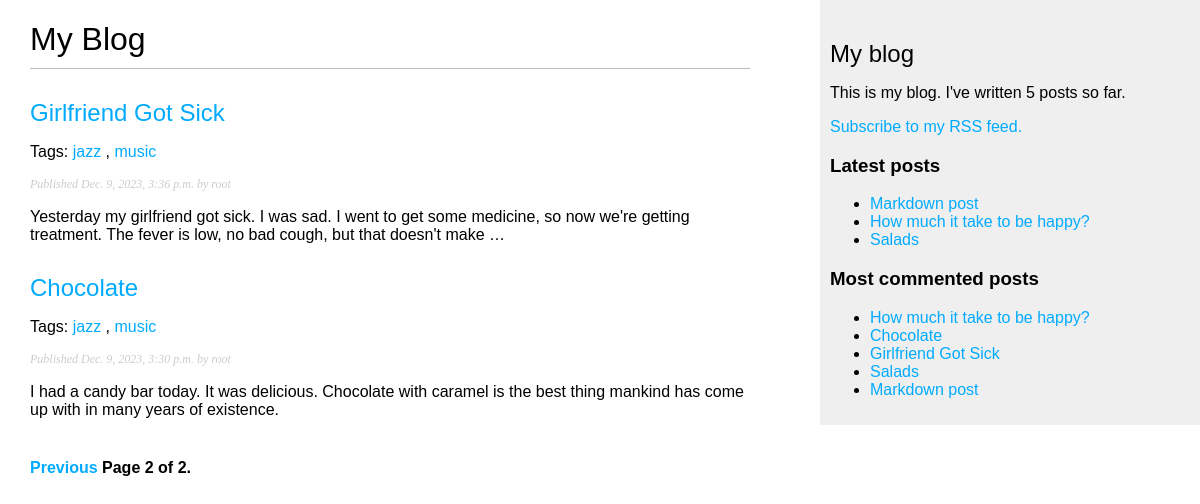
The page /blog_app/?page=2 on the database its author committed.
### blog_app/models.py (models this page shows, shortened)
class Post(models.Model):
    class Status(models.TextChoices):
        DRAFT = ('DF', 'Draft')
        PUBLISHED = ('PB', 'Published')
    title = models.CharField(max_length=250)
    slug = models.SlugField(max_length=250, unique_for_date='publish')  # Слаг является уникальным для конкретной даты.
    author = models.ForeignKey(User, on_delete=models.CASCADE, related_name='blog_posts')
    body = models.TextField()
    publish = models.DateTimeField(default=timezone.now)
    created = models.DateTimeField(auto_now_add=True)
    updated = models.DateTimeField(auto_now=True)
    status = models.CharField(max_length=2, choices=Status.choices, default=Status.DRAFT)
    tags = TaggableManager()
    objects = models.Manager()
    published = PublishedManager()
    class Meta:
        ordering = ('-publish', )
        indexes = (
            models.Index(fields=['-publish']),
        )
    def get_absolute_url(self):
        return reverse('blog_app:post_detail',
                       args=[self.publish.year,
                             self.publish.month,
                             self.publish.day,
                             self.slug])

### blog_app/views.py (the view)
# urls.py: path('', views.post_list, name='post_list'),
def post_list(request, tag_slug=None):
    post_list = Post.published.all()
    tag = None
    if tag_slug:
        tag = get_object_or_404(Tag, slug=tag_slug)
        post_list = post_list.filter(tags__in=[tag])
    paginator = Paginator(post_list, 3)
    page_number = request.GET.get('page', 1)
    try:
        posts = paginator.page(page_number)
    except PageNotAnInteger:
        posts = paginator.page(1)
    except EmptyPage:
        posts = paginator.page(paginator.num_pages)
    return render(request, 'blog_app/post/list.html', context={'posts': posts, 'tag': tag})

### blog_app/models.py (called while the page is built)
    def get_queryset(self):
        return super().get_queryset().filter(status=Post.Status.PUBLISHED)

### blog_app/templatetags/blog_tags.py (called while the page is built)
@register.simple_tag
def total_posts():
    return Post.published.count()

@register.inclusion_tag('blog_app/post/latest_posts.html')
def show_latest_posts(count=5):
    latest_posts = Post.published.order_by('-publish')[:count]
    return {'latest_posts': latest_posts}

@register.simple_tag
def get_most_commented_posts(count=5):
    return Post.published.annotate(total_comments=Count('comments')).order_by('-total_comments')[:count]

@register.filter(name='markdown')
def markdown_format(text):
    return mark_safe(markdown.markdown(text))

### blog_app/templates/blog_app/post/list.html (shortened to what this page needs)
{% extends '../base.html' %}
{% load blog_tags %}
{% block content %}
    <h1>My Blog</h1>
    {% for post in posts %}
        <h2><a href="{{ post.get_absolute_url }}">{{ post.title }}</a></h2>
        <p class="tags">
            Tags:
            {% for tag in post.tags.all %}
                <a href="{% url 'blog_app:post_list_by_tag' tag.slug %}">{{ tag.name }}</a>
                {% if not forloop.last %}, {% endif %}
            {% endfor %}
        </p>
        <p class="date">Published {{ post.publish }} by {{ post.author }}</p>
        {{ post.body|markdown|truncatewords_html:30 }}
    {% endfor %}
    {% include './includes/pagination.html' with page=posts %}
{% endblock %}

### blog_app/templates/blog_app/base.html (shortened to what this page needs)
{% load blog_tags %}
{% load static %}
<!DOCTYPE html>
<html lang="en">
<head>
    <link href="{% static 'css/blog_app.css' %}" rel="stylesheet">
</head>
<body>
    <div id="content">
        {% block content %}
        {% endblock %}
    </div>
    <div id="sidebar">
        <h2>My blog</h2>
        <p>This is my blog. I've written {% total_posts %} posts so far.</p>
        <p><a href="{% url 'blog_app:post_feed' %}">Subscribe to my RSS feed.</a></p>
        <h3>Latest posts</h3>
        {% show_latest_posts 3 %}
        <h3>Most commented posts</h3>
        {% get_most_commented_posts as most_commented_posts %}
        <ul>
            {% for post in most_commented_posts %}
                <li><a href="{{ post.get_absolute_url }}">{{ post.title }}</a></li>
            {% endfor %}
        </ul>
    </div>
</body>
</html>

### blog_app/templates/blog_app/post/latest_posts.html
<ul>
    {% for post in latest_posts %}
        <li><a href="{{ post.get_absolute_url }}">{{ post.title }}</a></li>
    {% endfor %}
</ul>

### blog_app/static/css/blog_app.css (style rules this page uses)
body { margin:0; padding:0; font-family:helvetica, sans-serif; }
a { color:#00abff; text-decoration:none; }
h1 { font-weight:normal; border-bottom:1px solid #bbb; padding:0 0 10px 0; }
h2 { font-weight:normal; margin:30px 0 0; }
#content { float:left; width:60%; padding:0 0 0 30px; }
#sidebar { float:right; width:30%; padding:10px; background:#efefef; height:100%; }
p.date { color:#ccc; font-family: georgia, serif; font-size: 12px; font-style: italic; }

### rows shown on the page
Post: title "Girlfriend Got Sick", publish "Dec. 9, 2023, 3:36 p.m.", author "root", body "Yesterday my girlfriend got sick. I was sad. I went to get some medicine, so now we're getting treatment. The fever is low, no bad cough, but that doesn't make …"
Tag: name "jazz"
Tag: name "music"
Post: title "Chocolate", publish "Dec. 9, 2023, 3:30 p.m.", author "root", body "I had a candy bar today. It was delicious. Chocolate with caramel is the best thing mankind has come up with in many years of existence."
Post: title "Markdown post"
Post: title "How much it take to be happy?"
Post: title "Salads"

### other values the page prints
{{ page.number }} "2"
{{ page.paginator.num_pages }} "2"
